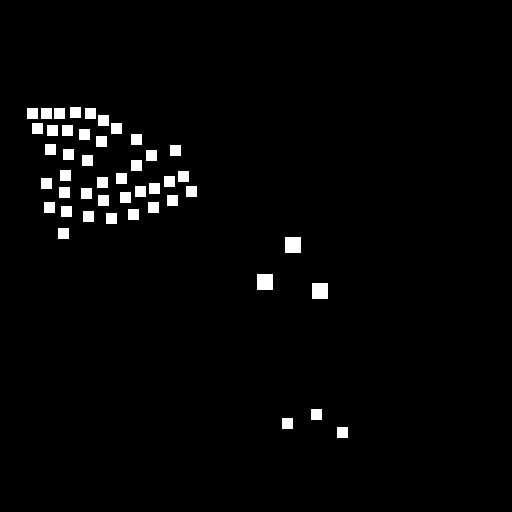
#> input picture Post-Processing-Demo/test/predict.png, 512 x 512 px
$ python predict.py
#> lines starting #> are read from the running program, lines starting #| are printed output that depends on the picture; after the words box and inside, x2 and y2 are one past the last pixel; in counts of white or black regions, pixels touching at a corner belong together
#> further down, img is the input picture: shape (512, 512, 3); 2.3% white; 46 white regions, largest, box (x1, y1, x2, y2) and area: (285, 237, 301, 253) 256, (257, 274, 273, 290) 256, (312, 283, 328, 299) 256
### Post-Processing-Demo/tags.py
import cv2
import os
import math
import csv

def extract_target_area_centercoor(cv2image):  # 提取离散目标中心坐标
    gray_img = cv2.cvtColor(cv2image, cv2.COLOR_BGR2GRAY)
#> gray_img: shape (512, 512); 2.3% white; 46 white regions
    th, binary = cv2.threshold(gray_img, 0, 255, cv2.THRESH_OTSU)
#> th = 0
    contours, hierarchy = cv2.findContours(binary, cv2.RETR_TREE, cv2.CHAIN_APPROX_SIMPLE)
#> contours = 46 contours; largest, box (x1, y1, x2, y2) and area: (312, 283, 328, 299) 225, (257, 274, 273, 290) 225, (285, 237, 301, 253) 225, (337, 427, 348, 438) 100, (282, 418, 293, 429) 100
    coor = []
    for i in range(len(contours)):
        M = cv2.moments(contours[i])
        cx = int(M['m10'] / M['m00'])
        cy = int(M['m01'] / M['m00'])
        coor.append([cx, cy])
#> this loop made 46 passes
#> (cx, cy) on passes 1 to 12: (342, 432), (287, 423), (316, 414), (319, 290), (264, 281), (292, 244), (63, 233), (111, 218), (88, 216), (133, 214), (66, 211), (153, 207)
#> after the loop, coor = 46 pairs, first value 32 to 342, second value 112 to 432
    return coor


# [20 lines left out: functions merge_images, merge, not called in this run]


def coor_distance(coor1, coor2):  # 坐标距离
    distance = math.sqrt((coor1[0] - coor2[0]) ** 2 + (coor1[1] - coor2[1]) ** 2)
    return distance


# [30 lines left out: function main, not called in this run]

### Post-Processing-Demo/predict.py
import tags
import cv2

import numpy as np

#tags.main("image",5,2)
img2bpredicted=r"./test/predict.png"
img = cv2.imread(img2bpredicted)

coors = tags.extract_target_area_centercoor(img)
#> coors has the same summary as coor in extract_target_area_centercoor
coortemp = np.loadtxt(open("./template/template.csv","rb"),delimiter=",",skiprows=1,usecols=[0,1,2])
#> (reads Post-Processing-Demo/template/template.csv from the repository)

flag = 0#是否重复标志
for i in coors:
    for j in coortemp:
        if tags.coor_distance(i,j)<5:
            flag=1#如果检测到一个相近点，则表示重复
    if flag==0:
        [x, y] = i
        cv2.circle(img, (x, y), 4, (0, 0, 255), 4)
    else:
        flag=0
#> this loop made 46 passes
#> (x, y) on passes 1 to 6: (342, 432), (287, 423), (316, 414), (319, 290), (264, 281), (292, 244)
#> i on passes 7 to 12: [63, 233], [111, 218], [88, 216], [133, 214], [66, 211], [153, 207]
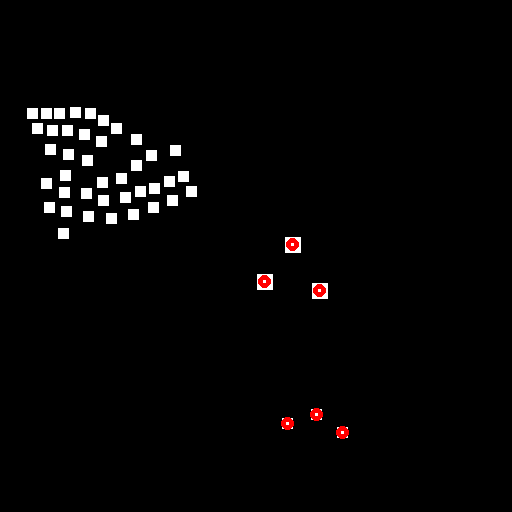
#> img: shape (512, 512, 3); 0.27% of pixels changed, all inside (x1, y1, x2, y2) = (258, 238, 349, 439)

cv2.imshow("test", img)
cv2.waitKey(0)
